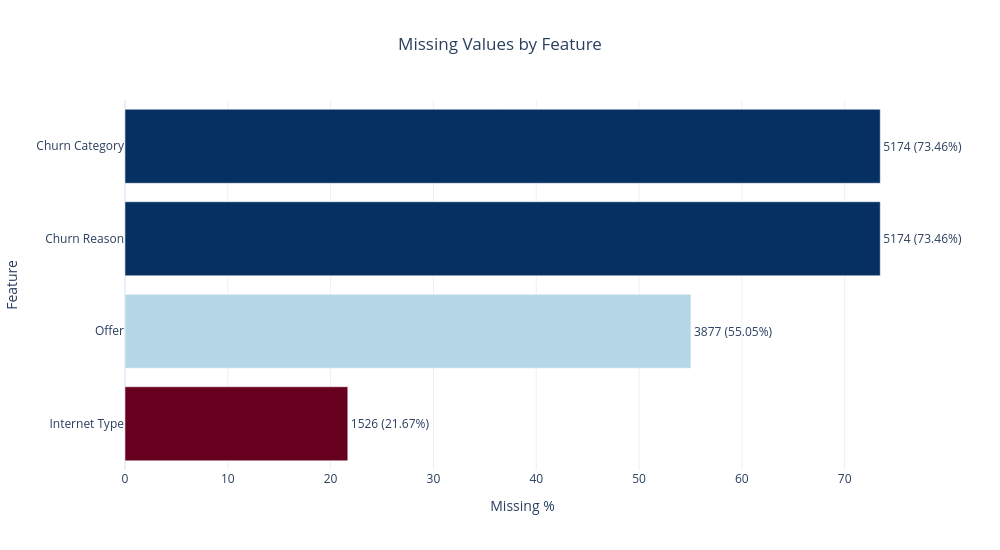

Notebook code for this chart:
### Code cell
missing_plot_df = (
    missing_df[missing_df['missing_count'] > 0]
    .reset_index()
    .rename(columns={'index': 'feature'})
)

missing_plot_df['label'] = (
    missing_plot_df['missing_count'].astype(int).astype(str)
    + ' ('
    + missing_plot_df['missing_pct'].round(2).astype(str)
    + '%)'
)

fig = px.bar(
    missing_plot_df,
    y='feature',
    x='missing_pct',
    text='label',
    color='missing_pct',
    color_continuous_scale='RdBu',
    labels={
        'missing_pct': 'Missing %',
        'feature': 'Feature',
    },
    title='Missing Values by Feature'
)

fig.update_traces(textposition='outside', cliponaxis=False)
fig.update_layout(
    width=1000,
    height=550,
    template='plotly_white',
    yaxis={'categoryorder':'total ascending'},
    title_x=0.5,
    coloraxis_showscale=False,
    #xaxis_tickangle=-45
)
fig.update_xaxes(automargin=True)
fig.update_yaxes(automargin=True)

fig.show()
fig.write_image('../images/missing_values.svg')

### Figure 1 — Plotly figure (JSON) as saved in the notebook; plotly's stock layout.template omitted (floating-point values rounded to 4 significant figures)
{"data": [{"cliponaxis": false, "hovertemplate": "Missing %=%{marker.color}<br>Feature=%{y}<br>label=%{text}<extra></extra>", "legendgroup": "", "marker": {"color": [73.46, 73.46, 55.05, 21.67], "coloraxis": "coloraxis", "pattern": {"shape": ""}}, "name": "", "orientation": "h", "showlegend": false, "text": ["5174 (73.46%)", "5174 (73.46%)", "3877 (55.05%)", "1526 (21.67%)"], "textposition": "outside", "type": "bar", "x": [73.46, 73.46, 55.05, 21.67], "xaxis": "x", "y": ["Churn Reason", "Churn Category", "Offer", "Internet Type"], "yaxis": "y"}], "layout": {"barmode": "relative", "coloraxis": {"autocolorscale": false, "colorbar": {"title": {"text": "Missing %"}}, "colorscale": [[0, "rgb(103,0,31)"], [0.1, "rgb(178,24,43)"], [0.2, "rgb(214,96,77)"], [0.3, "rgb(244,165,130)"], [0.4, "rgb(253,219,199)"], [0.5, "rgb(247,247,247)"], [0.6, "rgb(209,229,240)"], [0.7, "rgb(146,197,222)"], [0.8, "rgb(67,147,195)"], [0.9, "rgb(33,102,172)"], [1, "rgb(5,48,97)"]], "showscale": false}, "height": 550, "legend": {"tracegroupgap": 0}, "title": {"text": "Missing Values by Feature", "x": 0.5}, "width": 1000, "xaxis": {"anchor": "y", "automargin": true, "domain": [0, 1], "title": {"text": "Missing %"}}, "yaxis": {"anchor": "x", "automargin": true, "categoryorder": "total ascending", "domain": [0, 1], "title": {"text": "Feature"}}}}
